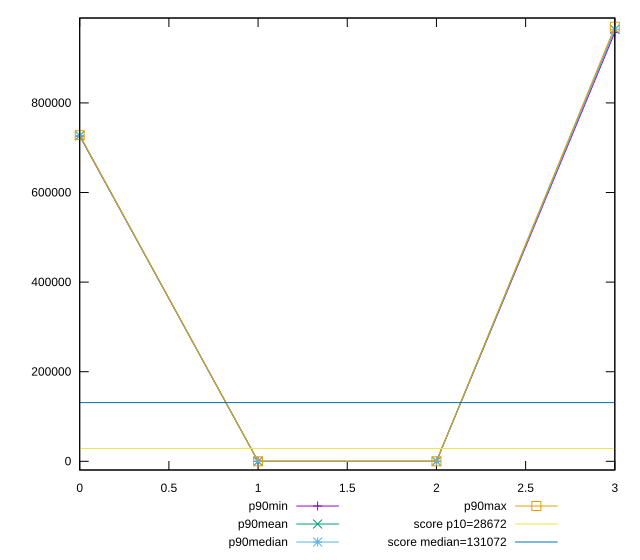

Generate this figure with gnuplot:
reset

$p90Min <<EOF
0 726058.5563541667
1 0
2 0
3 957198.8822777778
EOF

$p90Mean <<EOF
0 727058.1265255614
1 0
2 0
3 964031.8147642582
EOF

$p90Median <<EOF
0 726987.0109930555
1 0
2 0
3 964291.4919583334
EOF

$p90Max <<EOF
0 728054.4727777777
1 0
2 0
3 970107.6516736111
EOF

set key outside below
set xrange [0:3]
set yrange [-19402.153033472223:989509.8047070834]
set trange [-19402.153033472223:989509.8047070834]
set terminal svg size 640, 560 enhanced background rgb 'white'
set output "reports/report_00031_2021-02-24T23-18-18.084Z/uses-long-cache-ttl/progression/value.svg"

plot $p90Min title "p90min" with linespoints, \
     $p90Mean title "p90mean" with linespoints, \
     $p90Median title "p90median" with linespoints, \
     $p90Max title "p90max" with linespoints, \
     28672 title "score p10=28672", \
     131072 title "score median=131072"

reset
